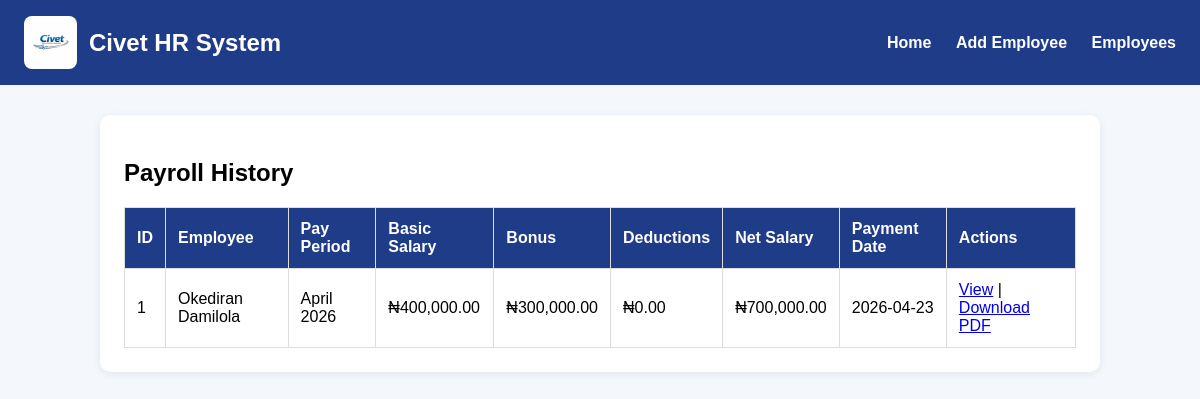
/payroll_history, run on the app's committed database.
### models.py (models this page shows, shortened)
class Payroll(db.Model):
    id = db.Column(db.Integer, primary_key=True)
    employee_id = db.Column(db.Integer, db.ForeignKey('employee.id'), nullable=False)
    pay_period = db.Column(db.String(50), nullable=False)
    basic_salary = db.Column(db.Float, nullable=False)
    deductions = db.Column(db.Float, nullable=False, default=0.0)
    bonus = db.Column(db.Float, nullable=False, default=0.0)
    net_salary = db.Column(db.Float, nullable=False)
    payment_date = db.Column(db.String(50), nullable=False)
    employee = db.relationship('Employee', backref='payrolls')

class Employee(db.Model):
    id = db.Column(db.Integer, primary_key=True)
    full_name = db.Column(db.String(100), nullable=False)
    email = db.Column(db.String(120), unique=True, nullable=False)
    phone = db.Column(db.String(20), nullable=True)
    role_title = db.Column(db.String(100), nullable=False)
    department = db.Column(db.String(100), nullable=True)
    salary = db.Column(db.Float, nullable=False)
    hire_date = db.Column(db.String(50), nullable=True)
    status = db.Column(db.String(50), default='Active')

### app.py (the view)
@app.route('/payroll_history')
def payroll_history():
    payrolls = Payroll.query.order_by(Payroll.id.desc()).all()
    return render_template('payroll_history.html', payrolls=payrolls)

### templates/payroll_history.html
{% extends 'base.html' %}
{% block content %}
<div class="card">
    <h2>Payroll History</h2>
    {% if payrolls %}
        <table>
            <thead>
                <tr>
                    <th>ID</th>
                    <th>Employee</th>
                    <th>Pay Period</th>
                    <th>Basic Salary</th>
                    <th>Bonus</th>
                    <th>Deductions</th>
                    <th>Net Salary</th>
                    <th>Payment Date</th>
                    <th>Actions</th>
                </tr>
            </thead>
            <tbody>
                {% for payroll in payrolls %}
                <tr>
                    <td>{{ payroll.id }}</td>
                    <td>{{ payroll.employee.full_name }}</td>
                    <td>{{ payroll.pay_period }}</td>
                    <td>₦{{ "{:,.2f}".format(payroll.basic_salary) }}</td>
                    <td>₦{{ "{:,.2f}".format(payroll.bonus) }}</td>
                    <td>₦{{ "{:,.2f}".format(payroll.deductions) }}</td>
                    <td>₦{{ "{:,.2f}".format(payroll.net_salary) }}</td>
                    <td>{{ payroll.payment_date }}</td>
                    <td>
                        <a href="{{ url_for('view_paystub', payroll_id=payroll.id) }}">View</a> |
                        <a href="{{ url_for('download_paystub', payroll_id=payroll.id) }}">Download PDF</a>
                    </td>
                </tr>
                {% endfor %}
            </tbody>
        </table>
    {% else %}
        <p>No payroll records found yet.</p>
    {% endif %}
</div>
{% endblock %}

### static/style.css (style rules this page uses)
body { font-family: Arial, sans-serif; background-color: #f4f7fb; margin: 0; padding: 0; }
.card { background-color: white; padding: 24px; border-radius: 10px; box-shadow: 0 2px 8px rgba(0, 0, 0, 0.08); }
table { width: 100%; border-collapse: collapse; margin-top: 20px; }
table th, table td { border: 1px solid #ddd; padding: 12px; text-align: left; }
table th { background-color: #1f3c88; color: white; }

### data on the page
Payroll: id "1", employee.full_name "Okediran Damilola", pay_period "April 2026", basic_salary "400,000.00", bonus "300,000.00", deductions "0.00", net_salary "700,000.00", payment_date "2026-04-23"
